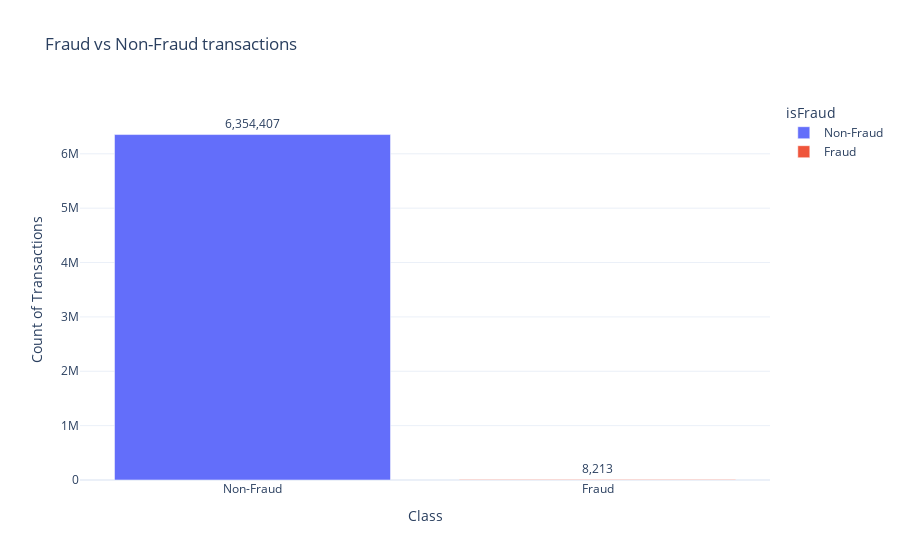

The notebook cell this image was saved under:
### Markdown cell above
## Count of Fraud vs non Fraud

### Code cell
fraud_counts = df['isFraud'].value_counts().reset_index()
fraud_counts.columns = ['isFraud','Count']

fraud_counts['isFraud'] = fraud_counts['isFraud'].map({0: 'Non-Fraud', 1 : 'Fraud'})

fig = px.bar(
    fraud_counts, x = 'isFraud', y = 'Count', text = 'Count', color = 'isFraud', title = 'Fraud vs Non-Fraud transactions',template = 'plotly_white')

fig.update_traces(texttemplate = '%{text:,}', textposition = 'outside')

fig.update_layout(xaxis_title = 'Class',yaxis_title = 'Count of Transactions',
                  yaxis = dict(range=[0,fraud_counts['Count'].max()* 1.1]))

fig.show()

### Figure 1 — Plotly figure (JSON) as saved in the notebook; plotly's stock layout.template omitted (floating-point values rounded to 4 significant figures)
{"data": [{"alignmentgroup": "True", "hovertemplate": "isFraud=%{x}<br>Count=%{text}<extra></extra>", "legendgroup": "Non-Fraud", "marker": {"color": "#636efa", "pattern": {"shape": ""}}, "name": "Non-Fraud", "offsetgroup": "Non-Fraud", "orientation": "v", "showlegend": true, "text": [6354407], "textposition": "outside", "texttemplate": "%{text:,}", "type": "bar", "x": ["Non-Fraud"], "xaxis": "x", "y": [6354407], "yaxis": "y"}, {"alignmentgroup": "True", "hovertemplate": "isFraud=%{x}<br>Count=%{text}<extra></extra>", "legendgroup": "Fraud", "marker": {"color": "#EF553B", "pattern": {"shape": ""}}, "name": "Fraud", "offsetgroup": "Fraud", "orientation": "v", "showlegend": true, "text": [8213], "textposition": "outside", "texttemplate": "%{text:,}", "type": "bar", "x": ["Fraud"], "xaxis": "x", "y": [8213], "yaxis": "y"}], "layout": {"barmode": "relative", "legend": {"title": {"text": "isFraud"}, "tracegroupgap": 0}, "title": {"text": "Fraud vs Non-Fraud transactions"}, "xaxis": {"anchor": "y", "categoryarray": ["Non-Fraud", "Fraud"], "categoryorder": "array", "domain": [0, 1], "title": {"text": "Class"}}, "yaxis": {"anchor": "x", "domain": [0, 1], "range": [0, 6990000.0], "title": {"text": "Count of Transactions"}}}}
